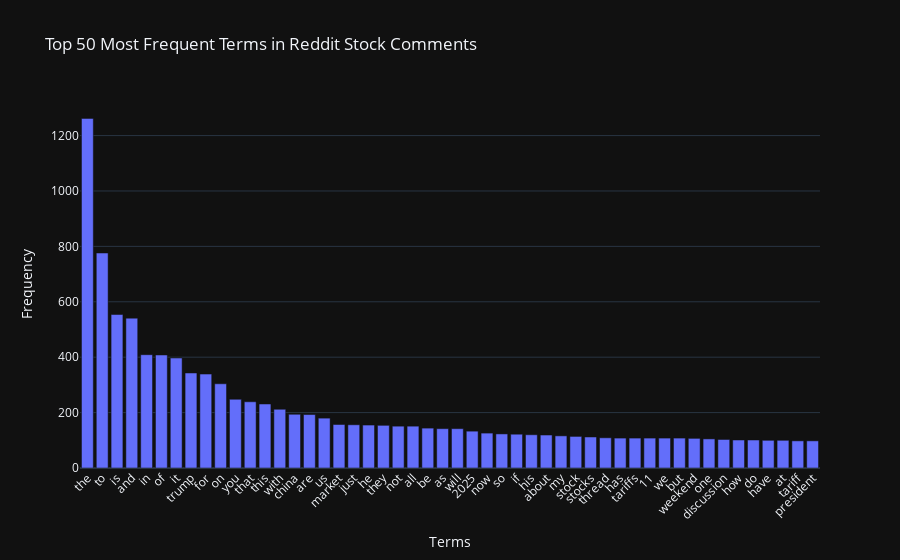

Notebook code for this chart:
### Code cell
# ==========================================
# Exercise 12
# ==========================================
# Interactive visualization
import plotly.express as px
# Calculate term frequencies
term_frequencies = np.asarray(X_counts.sum(axis=0))[0]
# Get the vocabulary
vocab = count_vect.get_feature_names_out()
# Select top 50 most frequent terms
top_indices = term_frequencies.argsort()[-50:][::-1]
top_terms = [vocab[i] for i in top_indices]
top_frequencies = [term_frequencies[i] for i in top_indices]
# Create interactive bar chart with Plotly
fig = px.bar(x=top_terms, y=top_frequencies,
             title="Top 50 Most Frequent Terms in Reddit Stock Comments",
             labels={'x': 'Terms', 'y': 'Frequency'})
fig.update_layout(xaxis_tickangle=-45)
fig.show()

### Figure 1 — Plotly figure (JSON) as saved in the notebook; plotly's stock layout.template omitted (floating-point values rounded to 4 significant figures)
{"data": [{"hovertemplate": "Terms=%{x}<br>Frequency=%{y}<extra></extra>", "legendgroup": "", "marker": {"color": "#636efa", "pattern": {"shape": ""}}, "name": "", "orientation": "v", "showlegend": false, "textposition": "auto", "x": ["the", "to", "is", "and", "in", "of", "it", "trump", "for", "on", "you", "that", "this", "with", "china", "are", "us", "market", "just", "he", "they", "not", "all", "be", "as", "will", "2025", "now", "so", "if", "his", "about", "my", "stock", "stocks", "thread", "has", "tariffs", "11", "we", "but", "weekend", "one", "discussion", "how", "do", "have", "at", "tariff", "president"], "xaxis": "x", "y": [1262, 776, 554, 541, 409, 408, 397, 343, 339, 304, 248, 239, 231, 212, 194, 193, 180, 157, 156, 155, 154, 151, 151, 144, 142, 142, 133, 126, 123, 122, 120, 119, 116, 114, 112, 109, 108, 108, 108, 108, 108, 107, 105, 103, 101, 101, 100, 100, 98, 98], "yaxis": "y", "type": "bar"}], "layout": {"xaxis": {"anchor": "y", "domain": [0.0, 1.0], "title": {"text": "Terms"}, "tickangle": -45}, "yaxis": {"anchor": "x", "domain": [0.0, 1.0], "title": {"text": "Frequency"}}, "legend": {"tracegroupgap": 0}, "title": {"text": "Top 50 Most Frequent Terms in Reddit Stock Comments"}, "barmode": "relative"}}
